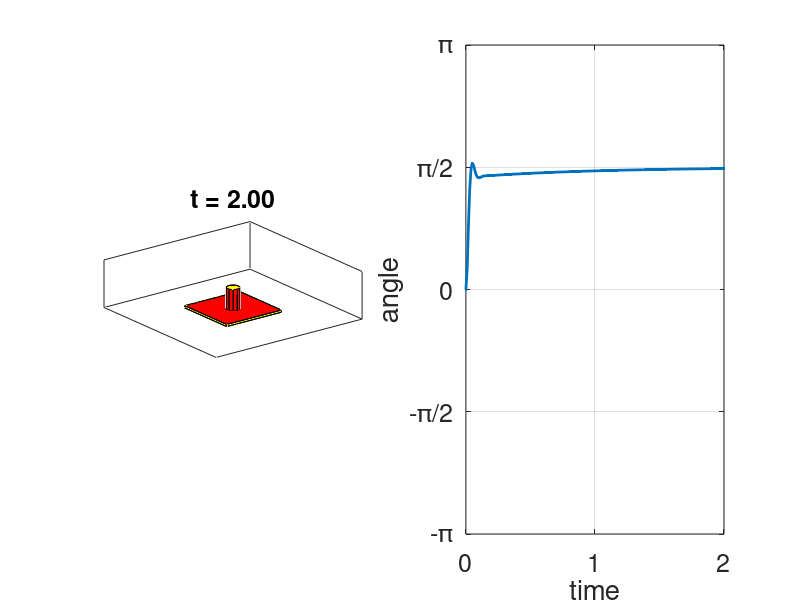

Here is the MATLAB script that generated this plot:
function hw6prob01
clear all
clc;

% %%%%%%%%%%%%%%%%%%
% PARAMETERS
%
% - state-space system
params.A = [0 1; 0 -1/5];
params.B = [0; 1/5];
params.C = [1 0];
% - time step
params.dt = 1e-2;
%
% %%%%%%%%%%%%%%%%%%

RunSimulation(2,params);


function [u,userdata] = ControlLoop(y,r,userdata,params)
%

%
A = [0 1;0 -.2];
B = [0;.2];
C = [1 0];
Qc = [6000, 0;0 .001];
Rc = .00004999;
Qo = 10000;
Ro = 2*eye(2);


K = lqr(A,B,Qc,Rc);
L = lqr(A',C',inv(Ro),inv(Qo))';

persistent isFirstTime
if isempty(isFirstTime)
    isFirstTime = false;
    fprintf(1,'initialize control loop\n');
    userdata.K = K;
    userdata.kref = -inv(params.C*inv(params.A-params.B*userdata.K)*params.B);
    userdata.L = L;
    userdata.xhat = [-1;2];
    
end
u = -userdata.K * userdata.xhat + userdata.kref*r;
userdata.xhat = userdata.xhat + params.dt * (params.A * userdata.xhat + params.B * u - (userdata.L * (params.C * userdata.xhat - y)));




function RunSimulation(tmax,params)
% - define reference signal
r = pi/2;
% - define initial condition
x = [0; 0];
% - create array of times
t = 0:params.dt:tmax;
% - initialize userdata as an empty structure
userdata = struct;
% - define state-space system
sys = ss(params.A,params.B,params.C,0);
% - get initial measurement
y = params.C*x;
% - initialize array to store outputs
ysto = y;
% - initialize figure
fig = UpdateRobot([],ysto,t,1);
% - iterate to run simulation
for i=2:length(t)
    
    % Get input
    [u,userdata] = ControlLoop(y,r,userdata,params);
    
    % Get state
    x = OneStep(x,u,sys,params.dt);
    
    % Get measurement
    y = params.C*x;
    
    % Store
    ysto(:,end+1) = y;
    
    % Display
    fig = UpdateRobot(fig,ysto,t,i);
    
end

function x = OneStep(x,u,sys,dt)
[ytemp,ttemp,xinitial] = initial(sys,x,[0 dt]);
xinitial = xinitial';
[ytemp,ttemp,xstep] = step(sys,[0 dt]);
xstep = xstep';
x = xinitial(:,end) + u*xstep(:,end);

function fig = UpdateRobot(fig,y,t,icur)
if (isempty(fig))
    % Create figure
    clf;
    fig.leftaxes = subplot(1,2,1);
    set(gcf,'renderer','opengl');
    axis equal;
    axis(1*[-1 1 -1 1 -0.05 0.5]);
    axis manual;
    hold on;
    view([90-37.5,20]);
    % Make axes pretty
    set(gca,'xtick',[],'ytick',[],'ztick',[]);
    box on;
    set(gca,'projection','perspective');
    % Create robot
    [p,f,c] = makebox(1,0.25,0.1,[0.25;0;0.175]);
    fig.obj(1) = MakeObj(p,f,c);
    [p,f,c] = makebox(0.1,0.35,0.2,[0.8;0;0.175]);
    fig.obj(end+1) = MakeObj(p,f,c);
    [p,f,c] = makebox(0.1,0.05,0.15,[0.9;0.075;0.175]);
    fig.obj(end+1) = MakeObj(p,f,c);
    [p,f,c] = makebox(0.1,0.05,0.15,[0.9;-0.075;0.175]);
    fig.obj(end+1) = MakeObj(p,f,c);
    [p,f,c] = makecylinder(0.075,0.25,[0;0;.125]);
    fig.obj(end+1) = MakeObj(p,f,c);
    [p,f,c] = makebox(0.75,0.75,0.025,[0;0;0]);
    fig.obj(end+1) = MakeObj(p,f,c);
    fig.nobj = 4;
    fig.title = title(sprintf('t = %.2f',t(icur)),'fontsize',18);
    fig.rightaxes = subplot(1,2,2);
    axis([t(1) t(end) -pi pi]);
    axis manual;
    hold on;
    set(gca,'fontsize',18);
    box on;
    xlabel('time');
    ylabel('angle');
    set(gca,'xtick',0:1:t(end));
    set(gca,'ytick',[-pi -pi/2 0 pi/2 pi]);
    set(gca,'yticklabel',{'-\pi','-\pi/2','0','\pi/2','\pi'});
    fig.output = plot(t(1:icur),y(1:icur),'linewidth',2);
    grid on;
end
R = rotZ(y(icur));
for i=1:fig.nobj
    p0 = R*fig.obj(i).p;
    set(fig.obj(i).h,'vertices',p0');
    set(fig.output,'xdata',t(1:icur),'ydata',y(1:icur));
end
% axes(fig.leftaxes);
set(fig.title,'string',sprintf('t = %.2f',t(icur)));
drawnow;

function R = rotX(h)
R = [1 0 0; 0 cos(h) -sin(h); 0 sin(h) cos(h)];

function R = rotY(h)
R = [cos(h) 0 sin(h); 0 1 0; -sin(h) 0 cos(h)];

function R = rotZ(h)
R = [cos(h) -sin(h) 0; sin(h) cos(h) 0; 0 0 1];

function obj = MakeObj(p,f,c)
obj.p = p;
obj.f = f;
obj.c = c;
obj.h = patch('Vertices',p','Faces',f,'CData',c,'FaceColor','flat');

function [verts,faces,colors] = makebox(x,y,z,delta)
verts = [0 x x 0 0 x x 0; 0 0 0 0 y y y y; 0 0 z z 0 0 z z];
verts(1,:) = verts(1,:)-(x/2);
verts(2,:) = verts(2,:)-(y/2);
verts(3,:) = verts(3,:)-(z/2);
verts = verts + repmat(delta,1,size(verts,2));
faces = [1 2 3 4; 2 6 7 3; 6 5 8 7; 5 1 4 8; 4 3 7 8; 5 6 2 1];
colors(:,:,1) = 1*ones(1,size(faces,1));
colors(:,:,2) = 1*ones(1,size(faces,1));
colors(:,:,3) = 0*ones(1,size(faces,1));
colors(1,5,1) = 1;
colors(1,5,2) = 0;
colors(1,5,3) = 0;

function [verts,faces,colors] = makecylinder(radius,height,delta)
[x,y,z] = cylinder(radius,10);
x = x(:)';  y = y(:)'; 
z(1,:) = -height/2; z(2,:)= height/2; z = z(:)';
nverts = length(x);
nfaces = (length(x)-2) / 2;
verts = [x; y; z];
verts = verts + repmat(delta,1,size(verts,2));
faces = nan(nfaces,nverts/2);
faces(:,1) = 1:2:nverts-2; 
faces(:,2) = 3:2:nverts; 
faces(:,3) = 4:2:nverts; 
faces(:,4) = 2:2:nverts-2;
faces(end+1,:) = 1:2:nverts; 
faces(end+1,:) = 2:2:nverts;
nfaces = nfaces + 2;
colors = zeros(1,nfaces,3);
colors(:,:,1) = 1;
colors(:,end,2) = 1;
colors(:,end-1,1) = 0.5;